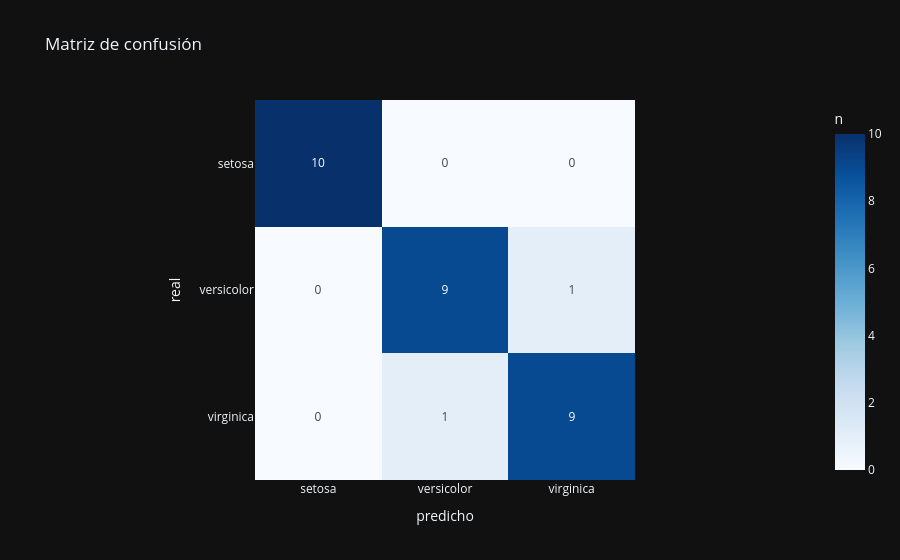

Notebook code for this chart:
### Markdown cell above
## 📊 5 · Evaluación

Desempeño sobre datos nunca vistos (set de test).

### Code cell
# 5 · Evaluación en test (datos nunca vistos)
from sklearn.metrics import classification_report, confusion_matrix, roc_curve, auc
y_pred = best.predict(X_test)
print(classification_report(y_test, y_pred))
labels = sorted(map(str, y.unique()))
cm = confusion_matrix(y_test, y_pred)
px.imshow(cm, x=labels, y=labels, text_auto=True, color_continuous_scale='Blues',
          labels=dict(x='predicho', y='real', color='n'), title='Matriz de confusión').show()
if y.nunique() == 2 and hasattr(best, 'predict_proba'):
    pos = sorted(y.unique())[-1]
    proba = best.predict_proba(X_test)[:, list(best.classes_).index(pos)]
    fpr, tpr, _ = roc_curve((y_test == pos).astype(int), proba)
    fig = go.Figure()
    fig.add_trace(go.Scatter(x=fpr, y=tpr, mode='lines', line=dict(color=ACCENT, width=3),
                             name=f'AUC = {auc(fpr, tpr):.3f}', fill='tozeroy'))
    fig.add_trace(go.Scatter(x=[0, 1], y=[0, 1], mode='lines',
                             line=dict(dash='dash', color='gray'), showlegend=False))
    fig.update_layout(title='Curva ROC', xaxis_title='FPR', yaxis_title='TPR', template='plotly_dark')
    fig.show()

### Figure 1 — Plotly figure (JSON) as saved in the notebook; plotly's stock layout.template omitted (floating-point values rounded to 4 significant figures)
{"data": [{"coloraxis": "coloraxis", "hovertemplate": "predicho: %{x}<br>real: %{y}<br>n: %{z}<extra></extra>", "name": "0", "texttemplate": "%{z}", "type": "heatmap", "x": ["setosa", "versicolor", "virginica"], "xaxis": "x", "y": ["setosa", "versicolor", "virginica"], "yaxis": "y", "z": [[10, 0, 0], [0, 9, 1], [0, 1, 9]]}], "layout": {"coloraxis": {"colorbar": {"title": {"text": "n"}}, "colorscale": [[0.0, "rgb(247,251,255)"], [0.125, "rgb(222,235,247)"], [0.25, "rgb(198,219,239)"], [0.375, "rgb(158,202,225)"], [0.5, "rgb(107,174,214)"], [0.625, "rgb(66,146,198)"], [0.75, "rgb(33,113,181)"], [0.875, "rgb(8,81,156)"], [1.0, "rgb(8,48,107)"]]}, "title": {"text": "Matriz de confusión"}, "xaxis": {"anchor": "y", "constrain": "domain", "domain": [0.0, 1.0], "scaleanchor": "y", "title": {"text": "predicho"}}, "yaxis": {"anchor": "x", "autorange": "reversed", "constrain": "domain", "domain": [0.0, 1.0], "title": {"text": "real"}}}}
